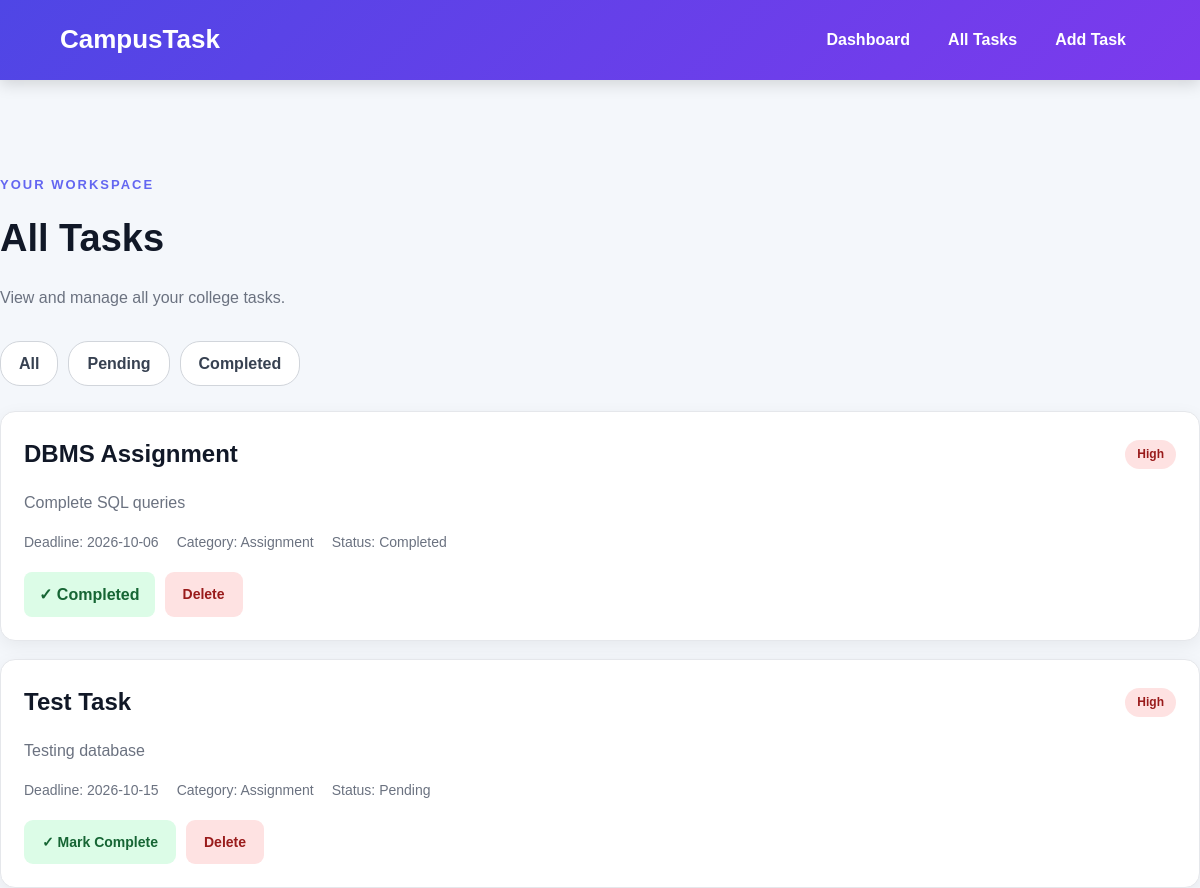
The page /tasks on the database its author committed.
### tables this page shows
CREATE TABLE tasks (
            id INTEGER PRIMARY KEY AUTOINCREMENT,
            title TEXT NOT NULL,
            description TEXT,
            deadline TEXT,
            priority TEXT,
            category TEXT,
            status TEXT NOT NULL
        );

### app.py (the view)
@app.route("/tasks")
def all_tasks():
    status = request.args.get("status")
    conn = get_db()
    if status in ["Pending", "Completed"]:
        tasks = conn.execute(
            "SELECT * FROM tasks WHERE status = ? ORDER BY deadline",
            (status,)
        ).fetchall()
    else:
        tasks = conn.execute(
            "SELECT * FROM tasks ORDER BY deadline"
        ).fetchall()
    conn.close()
    return render_template("tasks.html", tasks=tasks)

### app.py (called while the page is built)
def get_db():
    conn = sqlite3.connect("campustask.db")
    conn.row_factory = sqlite3.Row
    return conn

### templates/tasks.html (shortened to what this page needs)
<!DOCTYPE html>
<html lang="en">
<head>
    <link rel="stylesheet" href="/static/style.css">
</head>
<body>
<header class="header">
    <div class="container nav-container">
        <a href="/" class="logo">CampusTask</a>
        <nav aria-label="Main navigation">
            <a href="/">Dashboard</a>
            <a href="/tasks" aria-current="page">All Tasks</a>
            <a href="/add-task">Add Task</a>
        </nav>
    </div>
</header>
<main id="main-content" class="container"></main>
    <section class="page-heading">
        <p class="small-title">YOUR WORKSPACE</p>
        <h1>All Tasks</h1>
        <p>
            View and manage all your college tasks.
        </p>
    </section>
    <section class="filter-section" aria-label="Task filters">
        <a href="/tasks" class="filter-button">
            All
        </a>
        <a href="/tasks?status=Pending" class="filter-button">
            Pending
        </a>
        <a href="/tasks?status=Completed" class="filter-button">
            Completed
        </a>
    </section>
    <section class="task-list" aria-label="Task list">
        {% if tasks %}
            {% for task in tasks %}
            <article class="task-card">
                <div class="task-top">
                    <h2>{{ task["title"] }}</h2>
                    <span class="priority {{ task['priority']|lower }}">
                        {{ task["priority"] }}
                    </span>
                </div>
                <p class="description">
                    {{ task["description"] }}
                </p>
                <div class="task-details">
                    <span>
                        Deadline: {{ task["deadline"] }}
                    </span>
                    <span>
                        Category: {{ task["category"] }}
                    </span>
                    <span>
                        Status: {{ task["status"] }}
                    </span>
                </div>
                <div class="task-actions">
                    {% if task["status"] == "Pending" %}
                    <a
                        href="/complete/{{ task['id'] }}"
                        class="button complete-button">
                        ✓ Mark Complete
                    </a>
                    {% else %}
                    <span class="completed-label">
                        ✓ Completed
                    </span>
                    {% endif %}
                    <a
                        href="/delete/{{ task['id'] }}"
                        class="button delete-button">
                        Delete
                    </a>
                </div>
            </article>
            {% endfor %}
        {% endif %}
    </section>
</body>
</html>

### static/style.css (style rules this page uses)
* { box-sizing: border-box; }
body { margin: 0; font-family: Arial, Helvetica, sans-serif; background: #f4f7fb; color: #1f2937; line-height: 1.6; }
a { text-decoration: none; }
.container { width: 90%; max-width: 1100px; margin: auto; }
.header { background: linear-gradient(135deg, #4f46e5, #7c3aed); color: white; padding: 18px 0; box-shadow: 0 4px 15px rgba(0, 0, 0, 0.15); }
.nav-container { display: flex; justify-content: space-between; align-items: center; }
.logo { color: white; font-size: 26px; font-weight: bold; }
nav { display: flex; gap: 10px; }
nav a { color: white; padding: 9px 14px; border-radius: 8px; font-weight: bold; }
main { padding-bottom: 50px; }
.page-heading { margin-top: 45px; margin-bottom: 30px; }
.page-heading h1 { font-size: 38px; margin: 5px 0; color: #111827; }
.page-heading p { color: #6b7280; }
.small-title { color: #6366f1 !important; font-size: 13px; font-weight: bold; letter-spacing: 2px; }
.button { display: inline-block; border: none; border-radius: 9px; padding: 11px 18px; font-size: 14px; font-weight: bold; cursor: pointer; transition: 0.2s; }
.complete-button { background: #dcfce7; color: #166534; }
.delete-button { background: #fee2e2; color: #991b1b; }
.filter-section { display: flex; gap: 10px; margin-bottom: 25px; flex-wrap: wrap; }
.filter-button { background: white; color: #374151; border: 1px solid #d1d5db; padding: 9px 18px; border-radius: 20px; font-weight: bold; }
.task-list { display: grid; gap: 18px; }
.task-card { background: white; border-radius: 15px; padding: 23px; box-shadow: 0 5px 18px rgba(0, 0, 0, 0.06); border: 1px solid #e5e7eb; }
.task-top { display: flex; justify-content: space-between; align-items: center; gap: 15px; }
.task-top h2 { margin: 0; color: #111827; }
.description { color: #6b7280; }
.task-details { display: flex; flex-wrap: wrap; gap: 18px; color: #6b7280; font-size: 14px; margin-top: 15px; }
.task-actions { margin-top: 18px; display: flex; gap: 10px; flex-wrap: wrap; }
.priority { padding: 5px 12px; border-radius: 20px; font-size: 12px; font-weight: bold; }
.priority.high { background: #fee2e2; color: #991b1b; }
.completed-label { display: inline-block; background: #dcfce7; color: #166534; padding: 10px 15px; border-radius: 8px; font-weight: bold; }

### rows shown on the page
tasks: title "DBMS Assignment", priority "High", description "Complete SQL queries", deadline "2026-10-06", category "Assignment", status "Completed", shows "✓ Completed"
tasks: title "Test Task", priority "High", description "Testing database", deadline "2026-10-15", category "Assignment", status "Pending"
